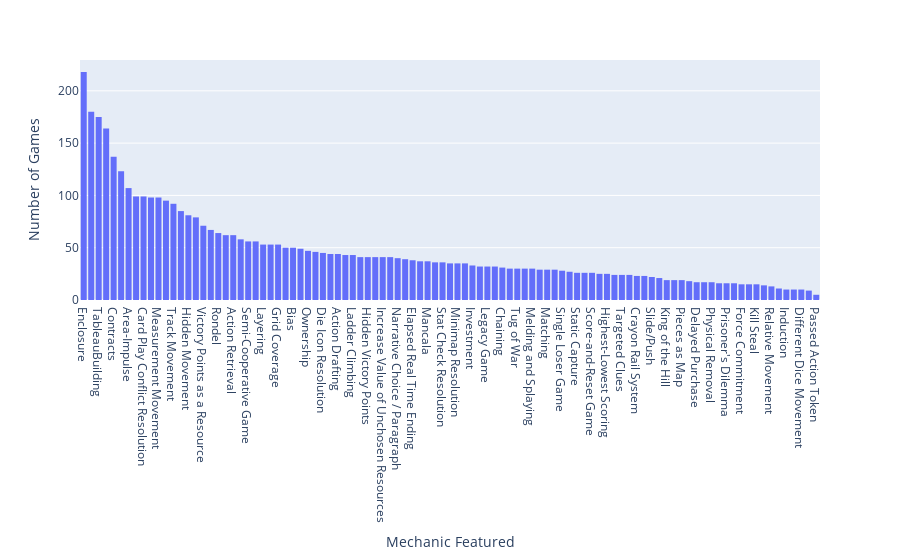

Notebook cell for this chart:
### Markdown cell above
Dice rolling and Hand management are the most common mechanics!  Set colection, Variable Player Powers, and Hexagon grids are also quite popular.

### Code cell
mechanics_popular = mechanics_series[-99:]
fig = px.histogram(mechanics_popular, x= mechanics_popular.index, y=mechanics_popular)

fig.update_layout(
    xaxis_title_text='Mechanic Featured', # xaxis label
    yaxis_title_text='Number of Games', # yaxis label
)

fig.show()

### Figure 1 — Plotly figure (JSON) as saved in the notebook; plotly's stock layout.template omitted (floating-point values rounded to 4 significant figures)
{"data": [{"alignmentgroup": "True", "bingroup": "x", "histfunc": "sum", "hovertemplate": "index=%{x}<br>sum of y=%{y}<extra></extra>", "legendgroup": "", "marker": {"color": "#636efa", "pattern": {"shape": ""}}, "name": "", "offsetgroup": "", "orientation": "v", "showlegend": false, "type": "histogram", "x": ["Enclosure", "End Game Bonuses", "TableauBuilding", "Line Drawing", "Contracts", "Communication Limits", "Area-Impulse", "Time Track", "Card Play Conflict Resolution", "Income", "Measurement Movement", "Hidden Roles", "Track Movement", "Traitor Game", "Hidden Movement", "Market", "Victory Points as a Resource", "Re-rolling and Locking", "Rondel", "Connections", "Action Retrieval", "Tech Trees / Tech Tracks", "Semi-Cooperative Game", "Three Dimensional Movement", "Layering", "Map Addition", "Grid Coverage", "Critical Hits and Failures", "Bias", "Deck Construction", "Ownership", "Action/Event", "Die Icon Resolution", "Follow", "Action Drafting", "Move Through Deck", "Ladder Climbing", "Bingo", "Hidden Victory Points", "Sudden Death Ending", "Increase Value of Unchosen Resources", "Once-Per-Game Abilities", "Narrative Choice / Paragraph", "Programmed Movement", "Elapsed Real Time Ending", "Alliances", "Mancala", "I Cut, You Choose", "Stat Check Resolution", "Catch the Leader", "Minimap Resolution", "Map Reduction", "Investment", "Player Judge", "Legacy Game", "Roles with Asymmetric Information", "Chaining", "Movement Template", "Tug of War", "Resource to Move", "Melding and Splaying", "Speed Matching", "Matching", "Multiple Maps", "Single Loser Game", "Command Cards", "Static Capture", "Random Production", "Score-and-Reset Game", "Interrupts", "Highest-Lowest Scoring", "Finale Ending", "Targeted Clues", "Loans", "Crayon Rail System", "Lose a Turn", "Slide/Push", "Map Deformation", "King of the Hill", "Bribery", "Pieces as Map", "Action Timer", "Delayed Purchase", "Advantage Token", "Physical Removal", "Automatic Resource Growth", "Prisoner's Dilemma", "Moving Multiple Units", "Force Commitment", "Predictive Bid", "Kill Steal", "Cube Tower", "Relative Movement", "Impulse Movement", "Induction", "Pattern Movement", "Different Dice Movement", "Order Counters", "Passed Action Token"], "xaxis": "x", "y": [218, 180, 175, 164, 137, 123, 107, 99, 99, 98, 98, 95, 92, 85, 81, 79, 71, 67, 64, 62, 62, 58, 56, 56, 53, 53, 53, 50, 50, 49, 47, 46, 45, 44, 44, 43, 43, 41, 41, 41, 41, 41, 40, 39, 38, 37, 37, 36, 36, 35, 35, 35, 33, 32, 32, 32, 31, 30, 30, 30, 30, 29, 29, 29, 28, 27, 26, 26, 26, 25, 25, 24, 24, 24, 23, 23, 22, 21, 19, 19, 19, 18, 17, 17, 17, 16, 16, 16, 15, 15, 15, 14, 13, 11, 10, 10, 10, 9, 5], "yaxis": "y"}], "layout": {"barmode": "relative", "legend": {"tracegroupgap": 0}, "margin": {"t": 60}, "xaxis": {"anchor": "y", "domain": [0, 1], "title": {"text": "Mechanic Featured"}}, "yaxis": {"anchor": "x", "domain": [0, 1], "title": {"text": "Number of Games"}}}}
